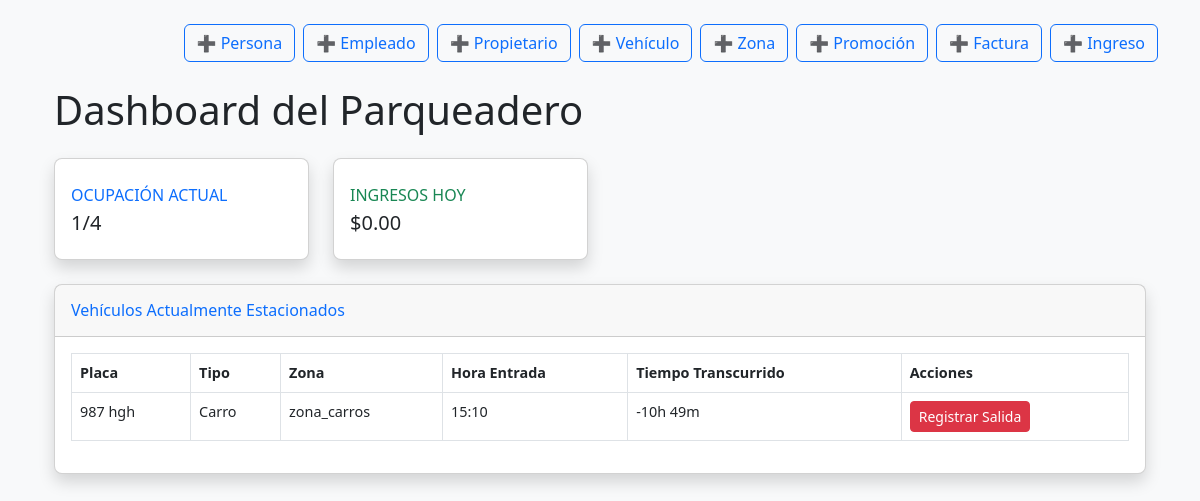
The page / on the database its author committed.
### parqueadero/models.py (models this page shows, shortened)
class RegistroParqueo(models.Model):
    vehiculo = models.ForeignKey(Vehiculo, on_delete=models.CASCADE)
    hora_entrada = models.DateTimeField(auto_now_add=True)
    hora_salida = models.DateTimeField(null=True, blank=True)
    zona = models.ForeignKey(Zona, on_delete=models.PROTECT, null=True, blank=True)
    notas = models.TextField(blank=True, default='')
    cobro = models.DecimalField(max_digits=8, decimal_places=2, null=True, blank=True)
    @property
    def tiempo_transcurrido(self):
        if self.hora_salida:
            delta = self.hora_salida - self.hora_entrada
        else:
            delta = timezone.now() - self.hora_entrada
        hours, remainder = divmod(delta.total_seconds(), 3600)
        minutes, seconds = divmod(remainder, 60)
        return f"{int(hours)}h {int(minutes)}m"
    empleado_entrada = models.ForeignKey(  # Quién registró la entrada
        'Empleado',  # Asume que crearás el modelo Empleado
        on_delete=models.SET_NULL,
        null=True,
        related_name='registros_entrada'
    )
    empleado_salida = models.ForeignKey(  # Quién registró la salida
        'Empleado',
        on_delete=models.SET_NULL,
        null=True,
        blank=True,
        related_name='registros_salida'
    )
    promocion = models.ForeignKey(  # Descuento aplicado (opcional)
        'Promocion',
        on_delete=models.SET_NULL,
        null=True,
        blank=True
    )
    estado = models.CharField(  # Para flujos de trabajo complejos
        max_length=20,
        choices=[
            ('activo', 'Activo'),
            ('finalizado', 'Finalizado'),
            ('pendiente_pago', 'Pendiente de Pago'),
        ],
        default='activo'
    )

class Vehiculo(models.Model):
    placa = models.CharField(max_length=10, unique=True)
    tipo = models.CharField(max_length=20, choices=TIPOS_VEHICULO)
    zona_asignada = models.ForeignKey(Zona, on_delete=models.SET_NULL, null=True, blank=True)
    fecha_registro = models.DateTimeField(auto_now_add=True)
    marca = models.CharField(max_length=50, blank=True, null=True)  # Ej: Toyota, Honda
    modelo = models.CharField(max_length=50, blank=True, null=True)  # Ej: Corolla, CR-V
    color = models.CharField(max_length=30, blank=True, null=True)
    cliente = models.ForeignKey(  # Dueño del vehículo (relación opcional)
        'Cliente',  # Asume que crearás el modelo Cliente
        on_delete=models.SET_NULL,
        null=True,
        blank=True,
        related_name='mis_vehiculos'
    )
    observaciones = models.TextField(blank=True, null=True)  # Notas adicionales

class Zona(models.Model):
    nombre = models.CharField(max_length=50, choices=ZONAS, unique=True)
    capacidad = models.PositiveIntegerField()
    ocupados = models.PositiveIntegerField(default=0)
    ubicacion = models.CharField(  # Ej: "Piso 1", "Sótano B"
        max_length=50,
        blank=True,
        null=True,
        help_text="Descripción física de la zona (piso, sector, etc.)"
    )
    tarifa_horaria = models.DecimalField(  # Tarifa específica por zona (anula Tarifa general si se usa)
        max_digits=6,
        decimal_places=2,
        null=True,
        blank=True
    )
    habilitada = models.BooleanField(default=True)  # Para desactivar zonas en mantenimiento

### parqueadero/views.py (the view)
# urls.py: path('', views.dashboard, name='dashboard'),
def dashboard(request):
    registros_activos = RegistroParqueo.objects.filter(
        estado='activo'
    ).select_related('vehiculo', 'zona', 'empleado_entrada')
    zonas = Zona.objects.annotate(
        disponibles=F('capacidad') - F('ocupados')
    )
    ocupacion_total = sum(zona.ocupados for zona in zonas)
    capacidad_total = sum(zona.capacidad for zona in zonas)
    ingresos_hoy = Pago.objects.filter(
        fecha_pago__date=timezone.now().date()
    ).aggregate(total=Sum('monto'))['total'] or Decimal('0.00')
    context = {
        'registros_activos': registros_activos,
        'zonas': zonas,
        'ocupacion_total': ocupacion_total,
        'capacidad_total': capacidad_total,
        'ingresos_hoy': ingresos_hoy,
        'porcentaje_ocupacion': (ocupacion_total / capacidad_total * 100) if capacidad_total > 0 else 0,
    }
    return render(request, 'parqueadero/dashboard.html', context)

### parqueadero/templates/parqueadero/dashboard.html (shortened to what this page needs)
{% extends 'base.html' %}
{% load static %}
{% block content %}
<div class="container-fluid">
    <h1 class="mt-4">Dashboard del Parqueadero</h1>
    <div class="row mt-4">
        <div class="col-xl-3 col-md-6 mb-4">
            <div class="card border-left-primary shadow h-100 py-2">
                <div class="card-body">
                    <div class="row no-gutters align-items-center">
                        <div class="col mr-2">
                            <div class="text-xs font-weight-bold text-primary text-uppercase mb-1">
                                Ocupación Actual</div>
                            <div class="h5 mb-0 font-weight-bold text-gray-800">
                                {{ ocupacion_total }}/{{ capacidad_total }}
                            </div>
                        </div>
                    </div>
                </div>
            </div>
        </div>
        <div class="col-xl-3 col-md-6 mb-4">
            <div class="card border-left-success shadow h-100 py-2">
                <div class="card-body">
                    <div class="row no-gutters align-items-center">
                        <div class="col mr-2">
                            <div class="text-xs font-weight-bold text-success text-uppercase mb-1">
                                Ingresos Hoy</div>
                            <div class="h5 mb-0 font-weight-bold text-gray-800">
                                ${{ ingresos_hoy|floatformat:2 }}
                            </div>
                        </div>
                    </div>
                </div>
            </div>
        </div>
    </div>
    <div class="card shadow mb-4">
        <div class="card-header py-3">
            <h6 class="m-0 font-weight-bold text-primary">Vehículos Actualmente Estacionados</h6>
        </div>
        <div class="card-body">
            <div class="table-responsive">
                <table class="table table-bordered" id="dataTable" width="100%" cellspacing="0">
                    <thead>
                        <tr>
                            <th>Placa</th>
                            <th>Tipo</th>
                            <th>Zona</th>
                            <th>Hora Entrada</th>
                            <th>Tiempo Transcurrido</th>
                            <th>Acciones</th>
                        </tr>
                    </thead>
                    <tbody>
                        {% for registro in registros_activos %}
                        <tr>
                            <td>{{ registro.vehiculo.placa }}</td>
                            <td>{{ registro.vehiculo.get_tipo_display }}</td>
                            <td>{{ registro.zona.nombre }}</td>
                            <td>{{ registro.hora_entrada|date:"H:i" }}</td>
                            <td>{{ registro.tiempo_transcurrido }}</td>
                            <td>
                                <a href="{% url 'registrar_salida' registro.id %}"
                                class="btn btn-sm btn-danger">
                                    Registrar Salida
                                </a>
                            </td>
                        </tr>
                        {% endfor %}
                    </tbody>
                </table>
            </div>
        </div>
    </div>
</div>
{% endblock %}

### parqueadero/static/css/styles.css (style rules this page uses)
body { font-family: 'Segoe UI', Tahoma, Geneva, Verdana, sans-serif; background-color: #f8f9fa; }
.card { border-radius: 0.5rem; transition: transform 0.3s; }
#dataTable { font-size: 0.9rem; }

### rows shown on the page
RegistroParqueo: vehiculo.placa "987 hgh", vehiculo.tipo "Carro", zona.nombre "zona_carros", hora_entrada "15:10", tiempo_transcurrido "-10h 49m"

### other values the page prints
{{ ocupacion_total }} "1"
{{ capacidad_total }} "4"
{{ ingresos_hoy|floatformat:2 }} "0.00"
